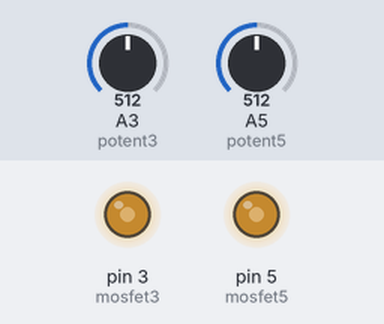
A sketch run on a simulated Arduino Uno, built with avr-gcc and run on an emulated ATmega328P. Parts: output pins drawn as LEDs (lit = HIGH). The test bench sets the inputs (shaded band); at power-on: A3 (potent3) = 512, A5 (potent5) = 512.

Above: at 1.2 s.
1.3 s: A3 (potent3) set to 716
At 1.7 s:
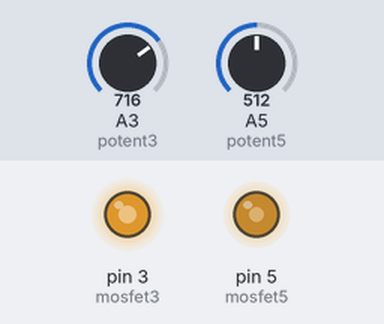
2.8 s: A5 (potent5) set to 716
At 4.0 s:
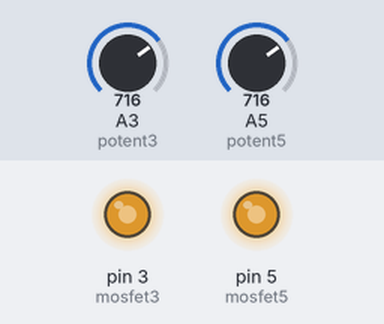
4.3 s: A3 (potent3) set to 900
At 5.2 s:
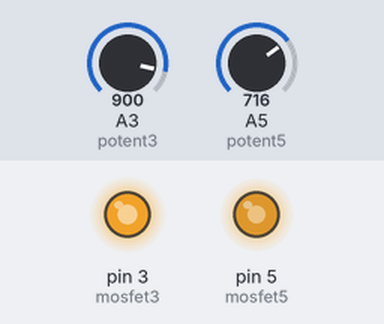
5.8 s: A5 (potent5) set to 900
At 6.3 s:
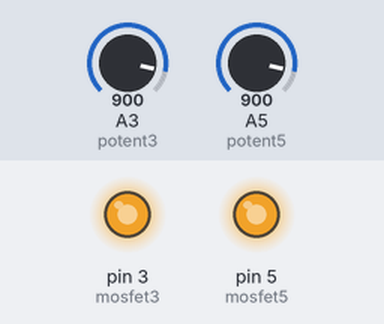
7.3 s: A3 (potent3) set to 511
At 8.5 s:
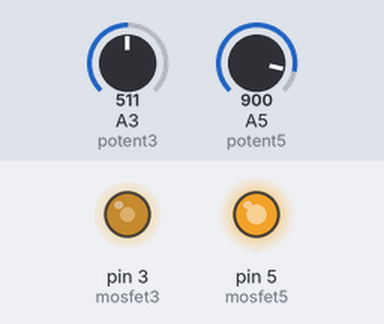
8.8 s: A5 (potent5) set to 122
At 9.8 s:
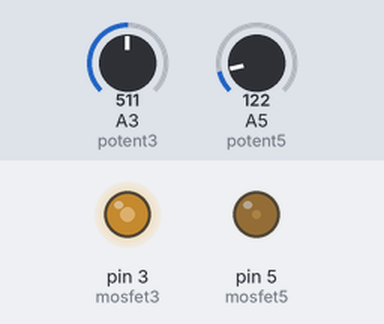
Timing chart, 0 to 11.3 s (numbered marks = the images above; inputs shaded):
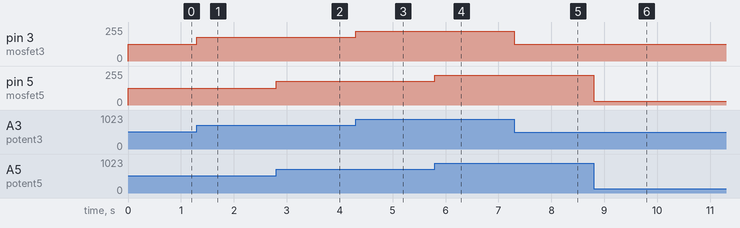

The sketch:

FirstDriver.ino
```cpp
#define potent3 A3
#define potent5 A5
#define mosfet3 3
#define mosfet5 5

void setup() {

}

void loop() {

  int value5 = analogRead(potent5);
  value5 = map(value5, 0, 1023, 0, 255);
  value5 = constrain(value5, 0, 255);
  analogWrite(mosfet5, value5);

  int value3 = analogRead(potent3);
  value3 = map(value3, 0, 1023, 0, 255);
  value3 = constrain(value3, 0, 255);
  analogWrite(mosfet3, value3);

}
```

Measured:
- after the input at 1.3 s, pin 3 (mosfet3): 127/255 → 178/255 at once
- after the input at 2.8 s, pin 5 (mosfet5): 127/255 → 178/255 at once
- after the input at 4.3 s, pin 3 (mosfet3): 178/255 → 224/255 at once
- after the input at 5.8 s, pin 5 (mosfet5): 178/255 → 224/255 at once
- after the input at 7.3 s, pin 3 (mosfet3): 224/255 → 127/255 at once
- after the input at 8.8 s, pin 5 (mosfet5): 224/255 → 30/255 at once
